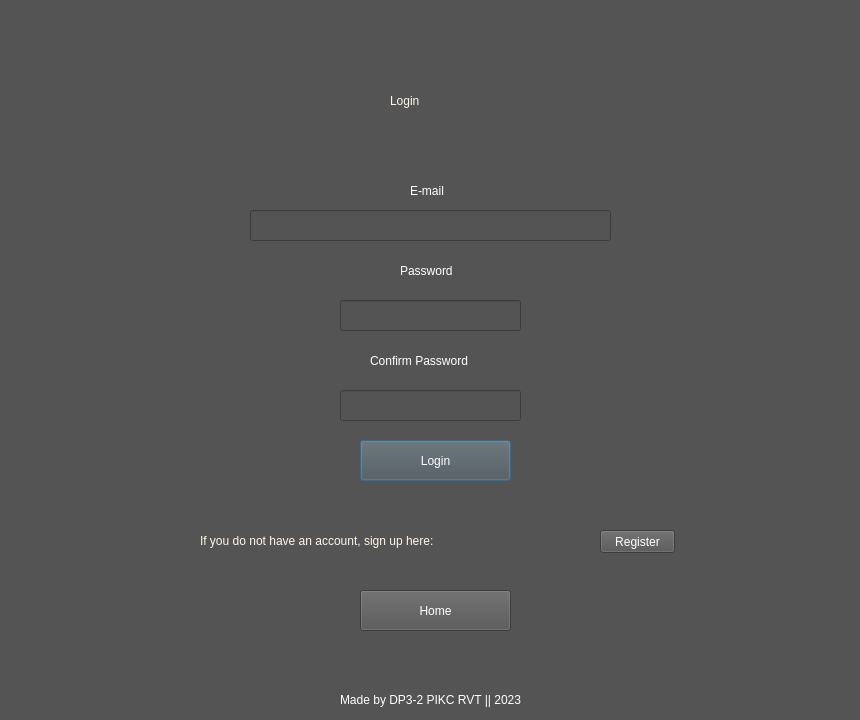
<?xml version="1.0" encoding="UTF-8"?>
<ui version="4.0">
 <class>Dialog</class>
 <widget class="QDialog" name="Dialog">
  <property name="geometry">
   <rect>
    <x>0</x>
    <y>0</y>
    <width>860</width>
    <height>720</height>
   </rect>
  </property>
  <property name="windowTitle">
   <string>Dialog</string>
  </property>
  <property name="styleSheet">
   <string notr="true">background-color: rgb(84, 84, 84);</string>
  </property>
  <widget class="QLabel" name="label">
   <property name="geometry">
    <rect>
     <x>390</x>
     <y>80</y>
     <width>101</width>
     <height>41</height>
    </rect>
   </property>
   <property name="styleSheet">
    <string notr="true">color: rgb(255, 246, 230);
font: 28pt &quot;Rockwell&quot;;</string>
   </property>
   <property name="text">
    <string>Login</string>
   </property>
  </widget>
  <widget class="QLineEdit" name="email">
   <property name="geometry">
    <rect>
     <x>250</x>
     <y>210</y>
     <width>361</width>
     <height>31</height>
    </rect>
   </property>
   <property name="styleSheet">
    <string notr="true">color: rgb(255, 255, 255);
font: 8pt &quot;Rockwell&quot;;</string>
   </property>
  </widget>
  <widget class="QLabel" name="label_4">
   <property name="geometry">
    <rect>
     <x>410</x>
     <y>180</y>
     <width>51</width>
     <height>21</height>
    </rect>
   </property>
   <property name="styleSheet">
    <string notr="true">font: 12pt &quot;MS Shell Dlg 2&quot;;
color: rgb(255, 255, 255);</string>
   </property>
   <property name="text">
    <string>E-mail</string>
   </property>
  </widget>
  <widget class="QLineEdit" name="password">
   <property name="geometry">
    <rect>
     <x>340</x>
     <y>300</y>
     <width>181</width>
     <height>31</height>
    </rect>
   </property>
   <property name="styleSheet">
    <string notr="true">font: 8pt &quot;Rockwell&quot;;
color: rgb(255, 255, 255);</string>
   </property>
   <property name="echoMode">
    <enum>QLineEdit::Password</enum>
   </property>
  </widget>
  <widget class="QLabel" name="label_5">
   <property name="geometry">
    <rect>
     <x>400</x>
     <y>260</y>
     <width>71</width>
     <height>21</height>
    </rect>
   </property>
   <property name="styleSheet">
    <string notr="true">font: 12pt &quot;MS Shell Dlg 2&quot;;
color: rgb(255, 255, 255);</string>
   </property>
   <property name="text">
    <string>Password</string>
   </property>
  </widget>
  <widget class="QLabel" name="label_6">
   <property name="geometry">
    <rect>
     <x>370</x>
     <y>350</y>
     <width>131</width>
     <height>21</height>
    </rect>
   </property>
   <property name="styleSheet">
    <string notr="true">font: 12pt &quot;MS Shell Dlg 2&quot;;
color: rgb(255, 255, 255);</string>
   </property>
   <property name="text">
    <string>Confirm Password</string>
   </property>
  </widget>
  <widget class="QLineEdit" name="cPassword">
   <property name="geometry">
    <rect>
     <x>340</x>
     <y>390</y>
     <width>181</width>
     <height>31</height>
    </rect>
   </property>
   <property name="styleSheet">
    <string notr="true">color: rgb(255, 255, 255);
font: 8pt &quot;Rockwell&quot;;</string>
   </property>
   <property name="echoMode">
    <enum>QLineEdit::Password</enum>
   </property>
  </widget>
  <widget class="QLabel" name="label_7">
   <property name="geometry">
    <rect>
     <x>340</x>
     <y>690</y>
     <width>201</width>
     <height>20</height>
    </rect>
   </property>
   <property name="styleSheet">
    <string notr="true">font: 10pt &quot;MS Shell Dlg 2&quot;;
color: rgb(255, 255, 255);</string>
   </property>
   <property name="text">
    <string>Made by DP3-2 PIKC RVT || 2023</string>
   </property>
  </widget>
  <widget class="QPushButton" name="logButton">
   <property name="geometry">
    <rect>
     <x>360</x>
     <y>440</y>
     <width>151</width>
     <height>41</height>
    </rect>
   </property>
   <property name="styleSheet">
    <string notr="true">font: 14pt &quot;Rockwell&quot;;
color: rgb(255, 255, 255);</string>
   </property>
   <property name="text">
    <string>Login</string>
   </property>
  </widget>
  <widget class="QLabel" name="label_2">
   <property name="geometry">
    <rect>
     <x>200</x>
     <y>530</y>
     <width>391</width>
     <height>21</height>
    </rect>
   </property>
   <property name="styleSheet">
    <string notr="true">color: rgb(255, 246, 230);
font: 15pt &quot;Rockwell&quot;;</string>
   </property>
   <property name="text">
    <string>If you do not have an account, sign up here:</string>
   </property>
  </widget>
  <widget class="QPushButton" name="regButton">
   <property name="geometry">
    <rect>
     <x>600</x>
     <y>530</y>
     <width>75</width>
     <height>23</height>
    </rect>
   </property>
   <property name="styleSheet">
    <string notr="true">font: 12pt &quot;Rockwell&quot;;
color: rgb(255, 255, 255);</string>
   </property>
   <property name="text">
    <string>Register</string>
   </property>
  </widget>
  <widget class="QPushButton" name="home">
   <property name="geometry">
    <rect>
     <x>360</x>
     <y>590</y>
     <width>151</width>
     <height>41</height>
    </rect>
   </property>
   <property name="styleSheet">
    <string notr="true">font: 14pt &quot;Rockwell&quot;;
color: rgb(255, 255, 255);</string>
   </property>
   <property name="text">
    <string>Home</string>
   </property>
  </widget>
 </widget>
 <resources/>
 <connections/>
</ui>
